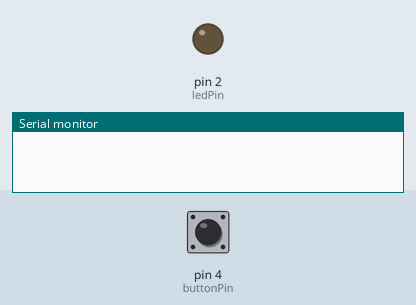
This sketch was run on a simulated Arduino Uno, built with avr-gcc and run on an emulated ATmega328P. Parts: output pins drawn as LEDs (lit = HIGH), the last lines printed to the serial monitor. Dashed ring = blinking. The test bench sets the inputs (shaded band); at power-on: pin 4 (buttonPin) HIGH.

Above: at 1.2 s.
1.3 s: pin 4 (buttonPin) pulled LOW for 1 s
At 3.0 s:
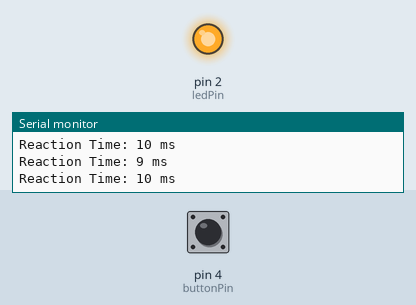
3.8 s: pin 4 (buttonPin) pulled LOW for 3.2 s
At 5.25 s:
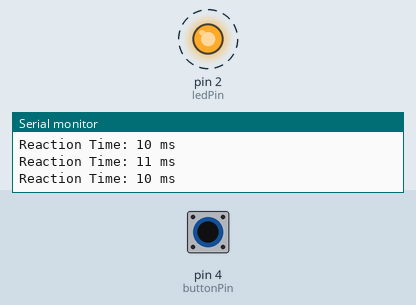
8.5 s: pin 4 (buttonPin) pulled LOW for 0.15 s
At 9.3 s:
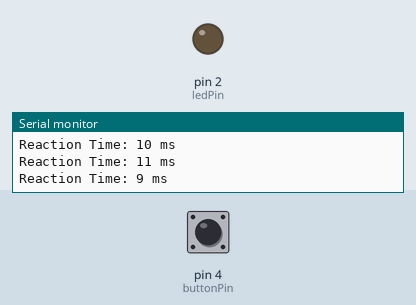
Timing chart, 0 to 11.5 s (numbered marks = the images above; inputs shaded):
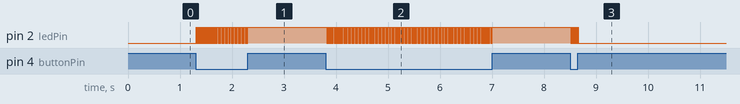

Measured:
- after the input at 1.3 s, pin 2 (ledPin): alternates HIGH for 0.01 s and LOW for 0.01 s, 93 changes in all, then stays HIGH, starting at once
- after the input at 3.8 s, pin 2 (ledPin): alternates HIGH for 0.01 s and LOW for 0.01 s, 286 changes in all, then stays HIGH, starting at once
- after the input at 8.5 s, pin 2 (ledPin): alternates HIGH for 0.01 s and LOW for 0.01 s, 15 changes in all, then stays LOW, starting at once

The sketch:

arcade_push_button.ino
```cpp
const int buttonPin = 4;
const int ledPin = 2;

int buttonState = 0;      // Variable to store the button state
unsigned long ledOnTime = 0;
unsigned long reactionTime = 0;
bool gameInProgress = false;

void setup() {
  pinMode(buttonPin, INPUT_PULLUP); // Configure the button pin as input with pull-up resistor
  pinMode(ledPin, OUTPUT);           // Configure the LED pin as output

  Serial.begin(9600); // Initialize Serial communication for debugging
}

void loop() {
  buttonState = digitalRead(buttonPin); // Read the state of the button

  if (!gameInProgress) {
    digitalWrite(ledPin, LOW); // Turn off the LED
    if (buttonState == LOW) {
      gameInProgress = true;
      ledOnTime = millis(); // Record the time when the button is pressed
    }
  } else {
    digitalWrite(ledPin, HIGH); // Turn on the LED
    if (buttonState == LOW) {
      reactionTime = millis() - ledOnTime; // Calculate the reaction time
      Serial.print("Reaction Time: ");
      Serial.print(reactionTime);
      Serial.println(" ms");
      gameInProgress = false;
    }
  }

  delay(10); // Add a small delay for stability
}
```
